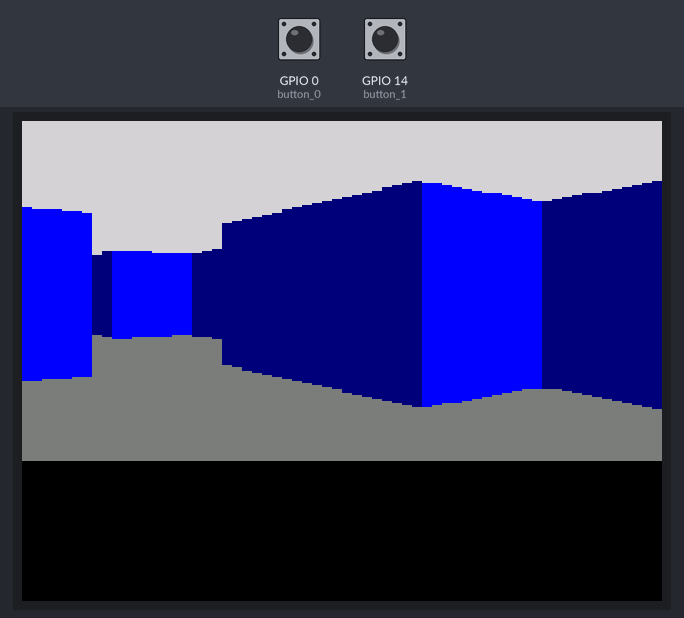
Bench run of a sketch on a simulated ESP32. On the bench: 320×240 colour display. The test bench sets the inputs (shaded band); at power-on: GPIO 0 (button_0) HIGH, GPIO 14 (button_1) HIGH.

Above: at 2.5 s.
2.6 s: GPIO 0 (button_0) pulled LOW for 1 s
At 4.3 s:
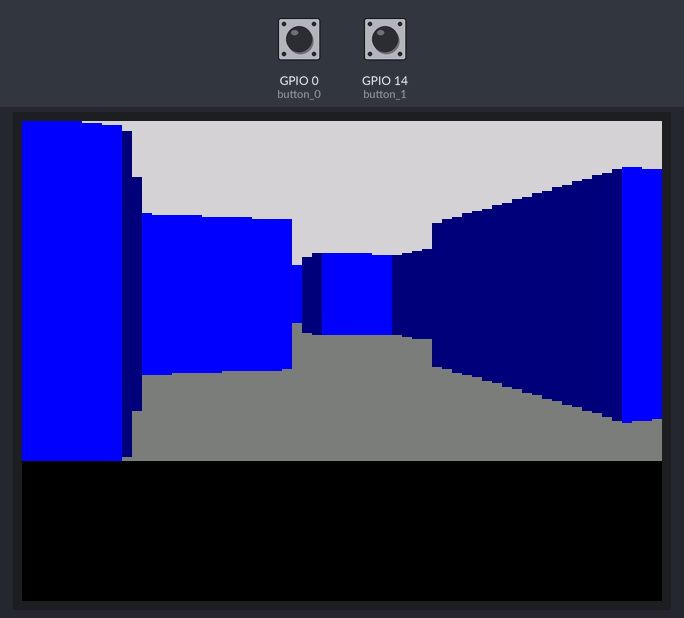
5.1 s: GPIO 14 (button_1) pulled LOW for 3.2 s
At 9.2 s:
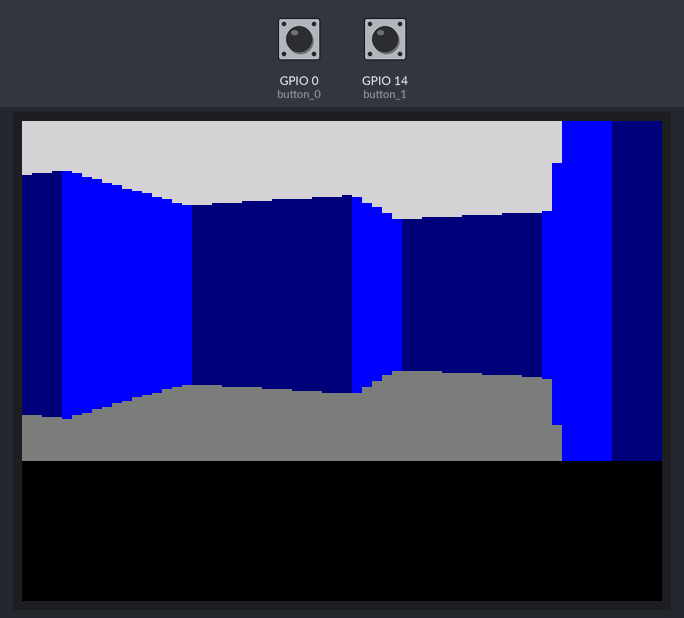
9.8 s: GPIO 0 (button_0) pulled LOW for 0.15 s
At 10.4 s:
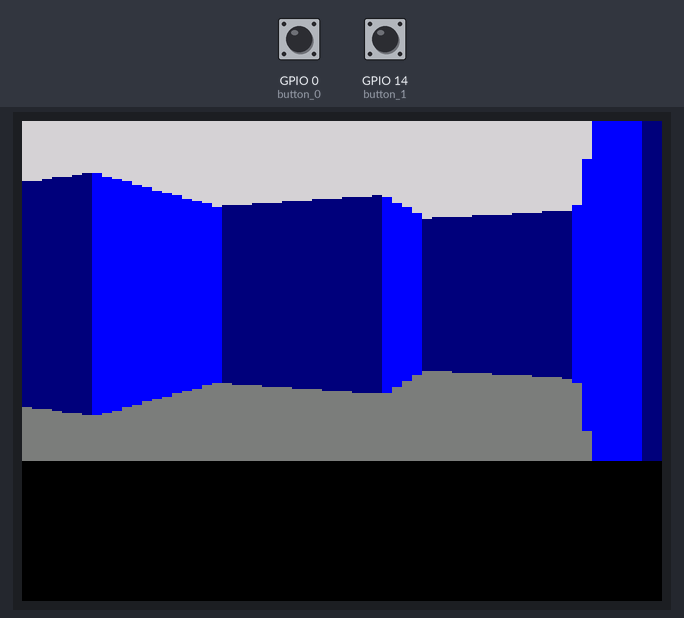
11.4 s: GPIO 14 (button_1) pulled LOW for 1 s
At 12.8 s:
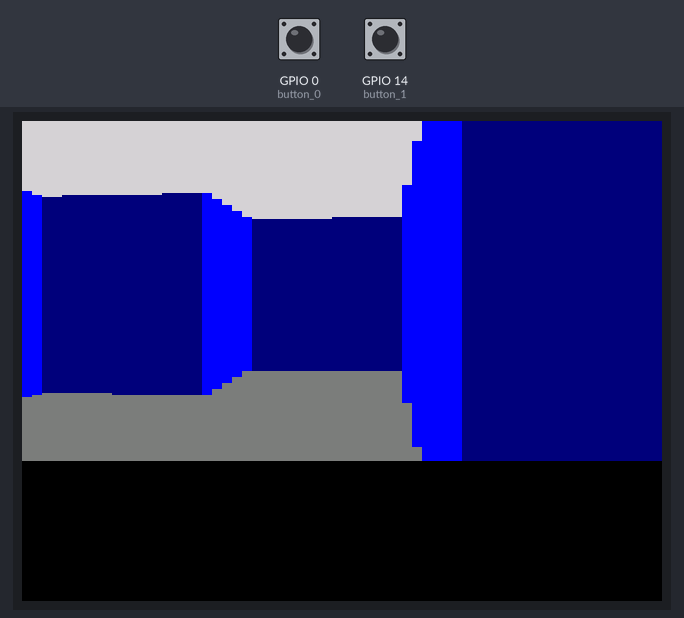
Timing chart, 0 to 14.4 s (numbered marks = the images above; inputs shaded):
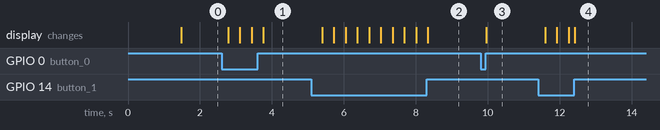

Measured:
- after the input at 2.6 s, the display: first changes after 0.18 s (image 1 shows a later state)
- after the input at 5.1 s, the display: first changes after 0.29 s (image 2 shows a later state)
- after the input at 9.8 s, the display: changes after 0.17 s (image 3)
- after the input at 11.4 s, the display: first changes after 0.20 s (image 4 shows a later state)

The sketch:

Raycasting.ino
```cpp
#include <TFT_eSPI.h>
#include <SPI.h>
TFT_eSPI tft = TFT_eSPI();
TFT_eSprite img = TFT_eSprite(&tft);

#define screenX 320
#define screenY 170
#define button_0 0
#define button_1 14 //此为两个按键的pin编号

//*******FOV视野角相关定义*******
float FOV = 60;

//*******弧度相关定义*******
const float pi = 3.14159;

//*******地图相关定义*******
float squareLength = 25; //正方形边长，自己定义并填入
int mapipuRow = int(screenY / squareLength); //这里是地图的行数
int mapipuCol = int(screenX / squareLength); //这里市地图的列数

//*******初始点相关定义*******
float dotX = squareLength + 3;
float dotY = squareLength + 3; //点的位置
float alpha = 0.2 * pi; //旋转角度（角度非弧度）
float walk = 3; //往前走的步长

//*******指向向量相关定义*******
float rayLength = 10;
float finX = 0;
float finY = 0;

//*******横向检测相关定义*******
float detectRowLength = 0;
float detectRowFinX = 0;
float detectRowFinY = 0; //检测线尾坐标
float nearestRow = 0;

//*******纵向检测相关定义*******
float detectColLength = 0;
float detectColFinX = 0;
float detectColFinY = 0; //检测线尾坐标
float nearestCol = 0;

//*******push3D相关定义*******
float Length = 0; //最终射线长度
bool rowOrCol = 0; //0为row，1为col
float angleNormalized = 0;
float lengthNormalized = 0;

int mapipu[] = //定义地图，这里是6行12列，行列元素个数分别是mapipuRow和mapipuCol，注意c语言中浮点转整型为直接去尾
{
  0, 0, 0, 1, 1, 1, 1, 1, 1, 1, 1, 1,
  0, 0, 0, 0, 0, 1, 1, 0, 0, 1, 0, 1,
  1, 0, 0, 0, 0, 0, 0, 0, 0, 0, 0, 1,
  1, 0, 0, 1, 1, 0, 0, 0, 1, 0, 0, 1,
  1, 0, 1, 0, 0, 0, 0, 1, 0, 0, 1, 1,
  1, 1, 1, 1, 1, 1, 1, 1, 1, 1, 1, 1
};

void drawMapipu()
{
  int sum = 0;
  for(int i = 0; i < mapipuRow; i++)
  {
    for(int j = 0; j < mapipuCol; j++)
    {
      if(mapipu[sum] == 1)
      {
        img.drawRect(j * squareLength, i * squareLength, squareLength, squareLength, TFT_WHITE);
      }
      sum += 1;
    }
  }
}

bool judgeMapipu(float x, float y) //遍历所有的方块，判断射线是否在方块边上，是则返回1，不是则返回0
{
  int sum = 0;
  for(int i = 0; i < mapipuRow; i++)
  {
    for(int j = 0; j < mapipuCol; j++)
    {
      if(mapipu[sum] == 1)
      {
        //img.drawRect(j * squareLength, i * squareLength, squareLength, squareLength, TFT_WHITE);
        if(
            (((j * squareLength) <= x) && (x <= (((j + 1) * squareLength))) && ((((i + 1) * squareLength)) <= y) && (y <= (((i + 1) * squareLength)))) || //用于判断下边
            (((j * squareLength) <= x) && (x <= (((j + 1) * squareLength))) && (((i * squareLength)) <= y) && (y <= ((i * squareLength)))) || //用于判断上边
            (((i * squareLength) <= y) && (y <= (((i + 1) * squareLength))) && (((j * squareLength)) <= x) && (x <= ((j * squareLength)))) || //用于判断左边
            (((i * squareLength) <= y) && (y <= (((i + 1) * squareLength))) && ((((j + 1) * squareLength)) <= x) && (x <= (((j + 1) * squareLength)))) //用于判断右边
           )
        {
          return 1;
        }
      }
      sum += 1;
    }
  }
  return 0;
}

float normalizeAngle(float dotAngle)
{
  if(dotAngle < 0)
  {
    dotAngle += 2 * pi;
  }

  if(dotAngle > 2 * pi)
  {
    dotAngle -= 2 * pi;
  }
  return dotAngle;
}

void dotPosition(float &dotAngle)
{
  if(digitalRead(button_0) == 0 && digitalRead(button_1) == 0)
  {
    dotX += walk * cos(dotAngle);
    dotY += walk * sin(dotAngle);
  }

  if(digitalRead(button_0) == 0 && digitalRead(button_1) == 1)
  {
    dotAngle -= 0.05;
  }

  else if(digitalRead(button_0) == 1 && digitalRead(button_1) == 0)
  {
    dotAngle += 0.05;
  }
  img.drawPixel(dotX, dotY, TFT_WHITE);
}

void ray(float dotAngle) //用来测试的指向向量
{
  finY = rayLength * sin(dotAngle);
  finX = rayLength * cos(dotAngle);
  img.drawLine(dotX, dotY, dotX + finX, dotY + finY, TFT_WHITE);
}

void upgradeRowLookUp(float dotAngle)
{
  if(dotAngle < 1.5 * pi) //如果向左上方看
  {
    detectRowLength = (dotY - detectRowFinY) / sin(dotAngle - pi);
    detectRowFinX = dotX - (detectRowLength * cos(dotAngle - pi));
  }
  else if(dotAngle > 1.5 * pi) //如果向右上方看
  {
    detectRowLength = (dotY - detectRowFinY) / sin(2 * pi - dotAngle);
    detectRowFinX = dotX + (detectRowLength * cos(2 * pi - dotAngle));
  }
  else //如果向正上方看
  {
    detectRowLength = dotY - detectRowFinY;
    detectRowFinX = dotX;
  }
}

void upgradeRowLookDown(float dotAngle)
{
  if(dotAngle < 0.5 * pi) //如果向右下方看
  {
    detectRowLength = (detectRowFinY - dotY) / sin(dotAngle);
    detectRowFinX = dotX + (detectRowLength * cos(dotAngle));
  }
  else if(dotAngle > 0.5 * pi) //如果向左下方看
  {
    detectRowLength = (detectRowFinY - dotY) / sin(pi - dotAngle);
    detectRowFinX = dotX - (detectRowLength * cos(pi - dotAngle));
  }
  else //如果向正下方看
  {
    detectRowLength = detectRowFinY - dotY;
    detectRowFinX = dotX;
  }
}


float detectRow(float dotAngle)
{
  if(dotAngle > pi) //向上检测
  {
    nearestRow = squareLength * int(dotY / squareLength);
    detectRowFinY = nearestRow;
    int yRound = 0;

    //更新射线长度，之后计算detectRowFinX位置
    upgradeRowLookUp(dotAngle);

    while(judgeMapipu(detectRowFinX, detectRowFinY) != 1 && yRound < mapipuRow + 2)
    {
      yRound += 1;
      detectRowFinY = nearestRow - yRound * squareLength;

      //更新射线长度，之后计算detectRowFinX位置
      upgradeRowLookUp(dotAngle);
    }

    //img.drawLine(dotX, dotY, detectRowFinX, detectRowFinY, TFT_WHITE);
    return detectRowLength;
  }

  else if(dotAngle < pi) //向下检测
  {
    nearestRow = squareLength * (int(dotY / squareLength) + 1);
    detectRowFinY = nearestRow;
    int yRound = 0;

    //更新射线长度，之后计算detectRowFinX位置
    upgradeRowLookDown(dotAngle);

    //img.drawRect(0, 0, 25, 25, TFT_WHITE); //宕机的话取消这个注释

    while(judgeMapipu(detectRowFinX, detectRowFinY) != 1 && yRound < mapipuRow + 2)
    {
      yRound += 1;
      detectRowFinY = nearestRow + yRound * squareLength;

      //更新射线长度，之后计算detectRowFinX位置
      upgradeRowLookDown(dotAngle);
    }
    //img.drawRect(0, 0, 25, 25, TFT_WHITE); //宕机的话取消这个注释

    //img.drawLine(dotX, dotY, detectRowFinX, detectRowFinY, TFT_WHITE);
    return detectRowLength;
  }

  else
  {
    return 0;
  }
}

void upgradeColLookLeft(float dotAngle)
{
  if(dotAngle < pi) //如果向左下方看
  {
    detectColLength = (dotX - detectColFinX) / cos(pi - dotAngle);
    detectColFinY = dotY + (detectColLength * sin(pi - dotAngle));
  }
  else if(dotAngle > pi) //如果向左上方看
  {
    detectColLength = (dotX - detectColFinX) / cos(dotAngle - pi);
    detectColFinY = dotY - (detectColLength * sin(dotAngle - pi));
  }
  else //如果向正左方看
  {
    detectColLength = dotX - detectColFinX;
    detectColFinY = dotY;
  }
}

void upgradeColLookRight(float dotAngle)
{
  if(1.5 * pi < dotAngle) //如果向右上方看
  {
    detectColLength = (detectColFinX - dotX) / cos(2 * pi - dotAngle);
    detectColFinY = dotY - (detectColLength * sin(2 * pi - dotAngle));
  }
  else if(dotAngle < 0.5 * pi) //如果向右下方看
  {
    detectColLength = (detectColFinX - dotX) / cos(dotAngle);
    detectColFinY = dotY + (detectColLength * sin(dotAngle));
  }
  else //如果向正右方看
  {
    detectColLength = detectColFinX - dotX;
    detectColFinY = dotY;
  }
}


float detectCol(float dotAngle)
{
  if(0.5 * pi < dotAngle && dotAngle < 1.5 * pi) //向左检测
  {
    nearestCol = squareLength * int(dotX / squareLength);
    detectColFinX = nearestCol;
    int xRound = 0;

    //更新射线长度，之后计算detectRowFinX位置
    upgradeColLookLeft(dotAngle);

    while(judgeMapipu(detectColFinX, detectColFinY) != 1 && xRound < mapipuCol + 2)
    {
      xRound += 1;
      detectColFinX = nearestCol - xRound * squareLength;

      //更新射线长度，之后计算detectColFinY位置
      upgradeColLookLeft(dotAngle);
    }

    //img.drawLine(dotX, dotY, detectColFinX, detectColFinY, TFT_BLUE);
    return detectColLength;
  }

  else if( (0 <= dotAngle && dotAngle < 0.5 * pi) || (1.5001 * pi < dotAngle && dotAngle <= 1.9999 * pi) ) //向右检测
  {
    nearestCol = squareLength * (int(dotX / squareLength) + 1);
    detectColFinX = nearestCol;
    int xRound = 0;

    //更新射线长度，之后计算detectColFinY位置
    upgradeColLookRight(dotAngle);

    //img.drawRect(0, 0, 25, 25, TFT_WHITE); //宕机的话取消这个注释

    while(judgeMapipu(detectColFinX, detectColFinY) != 1 && xRound < mapipuCol + 2)
    {
      xRound += 1;
      detectColFinX = nearestCol + xRound * squareLength;

      //更新射线长度，之后计算detectRowFinX位置
      upgradeColLookRight(dotAngle);
    }
    //img.drawRect(0, 0, 25, 25, TFT_WHITE); //宕机的话取消这个注释

    //img.drawLine(dotX, dotY, detectColFinX, detectColFinY, TFT_BLUE);
    return detectColLength;
  }

  else
  {
    return 0;
  }
}

float drawCompareResult(float RowLength, float ColLength)
{
  if(RowLength < ColLength)
  {
    //img.drawLine(dotX, dotY, detectRowFinX, detectRowFinY, TFT_GREEN);
    Length = RowLength;
    rowOrCol = 0;
  }
  else
  {
    //img.drawLine(dotX, dotY, detectColFinX, detectColFinY, TFT_GREEN); //这里是射线，要看的话就取消注释
    Length = ColLength;
    rowOrCol = 1;
  }
  return Length;
}


void push3D()
{
  //img.fillRect(0, 0, screenX, screenY, TFT_BLACK);
  img.fillRect(0, 0, screenX, screenY / 2, TFT_LIGHTGREY);
  img.fillRect(0, screenY / 2, screenX, screenY / 2, TFT_DARKGREY);

  for(float i = 0; i < FOV + 4; i++) //如果要射线从左向右顺序射出，起始角度应为alpha - FOV * 0.017 / 2
  {
    angleNormalized = normalizeAngle(alpha - FOV * 0.017 / 2 + i * 0.017);
    drawCompareResult(detectRow(angleNormalized), detectCol(angleNormalized));
    lengthNormalized = (0 + cos(angleNormalized - alpha)) * Length; //鱼眼矫正，常数0可以改变以调整矫正幅度，值越大矫正越小
    if(rowOrCol == 0)
    {
      //img.fillRect(screenX / FOV * i, (screenY - squareLength * screenX / Length) / 2, screenX / FOV, squareLength * screenX / Length, TFT_WHITE);
      img.fillRect((squareLength * mapipuCol) / FOV * i, ((squareLength * (mapipuRow + 1)) - squareLength * (squareLength * mapipuCol) / lengthNormalized) / 2, (squareLength * mapipuCol) / FOV, squareLength * (squareLength * mapipuCol) / lengthNormalized, TFT_NAVY);
    }
    else
    {
      img.fillRect((squareLength * mapipuCol) / FOV * i, ((squareLength * (mapipuRow + 1)) - squareLength * (squareLength * mapipuCol) / lengthNormalized) / 2, (squareLength * mapipuCol) / FOV, squareLength * (squareLength * mapipuCol) / lengthNormalized, TFT_BLUE);
    }
  }
}

void setup() {
  pinMode(button_0, INPUT_PULLUP);
  pinMode(button_1, INPUT_PULLUP);
  tft.init();
  tft.setRotation(1);
  img.createSprite(screenX, screenY);
  img.fillRect(0, 0, screenX, screenY, TFT_BLACK);
  img.drawString("This is the demo of Ray Casting", 65, 62, 2);
  img.pushSprite(0, 0);
  delay(1000);
}

void loop() {
  img.fillRect(0, 0, screenX, screenY, TFT_BLACK);

  alpha = normalizeAngle(alpha);

  img.drawFloat(alpha * 100, 0, 0, 2);

  drawMapipu();

  //ray(alpha);

  dotPosition(alpha);

  push3D();

  img.pushSprite(0, 0);

  //delay(50);

}
```
